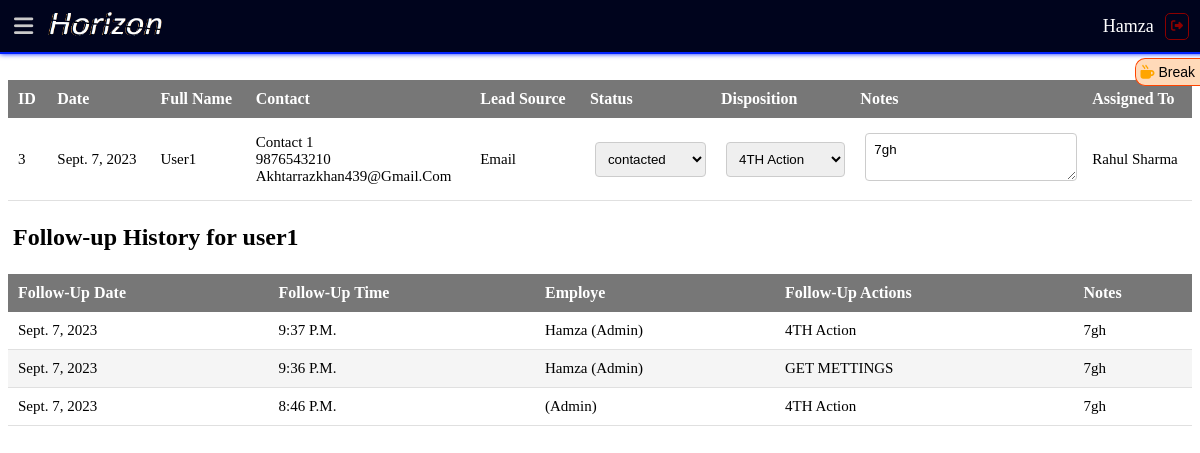
Page /lead_follow_up_history/3/ (signed in) on the committed database.
### realestateapp/models.py (models this page shows, shortened)
class CustomUser(AbstractUser):
    USER_ROLES = [
        (1, "Admin"),
        (2, "Team Leader"),
        (3, "Agent"),
    ]
    role = models.PositiveIntegerField(choices=USER_ROLES, default=1)

class Lead(models.Model):
    LEAD_STATUSES = (
        ('new', 'New'),
        ('contacted', 'Contacted'),
        ('converted', 'Converted'),
        ('lost', 'Lost'),
    )
    SOURCE_CHOICES = (
        ('internet', 'Via Internet'),
        ('email', 'Email Inquiry'),
        ('referral', 'Referral'),
        ('social_media', 'Social Media'),
        ('walk_in', 'Walk-in Customer'),
        ('website', 'Website'),
    )
    date = models.DateField()
    name = models.CharField(max_length=100)
    contact_info = models.ForeignKey(
        Contact, on_delete=models.CASCADE, related_name='lead_contact', null=True, blank=True)
    source = models.CharField(max_length=100, choices=SOURCE_CHOICES)
    status = models.CharField(max_length=20, choices=LEAD_STATUSES)
    details = models.TextField()
    follow_up_actions = models.ForeignKey(
        CustomFollowUp, on_delete=models.SET_NULL, null=True, blank=True)
    assigned_to = models.ForeignKey(
        TeamLeader, on_delete=models.CASCADE, related_name='team_leader_leads', null=True)
    assigned_to_agents = models.ForeignKey(
        Agent, on_delete=models.CASCADE, blank=True, related_name='agent_leads', null=True)
    last_seen_by = models.ForeignKey(
        CustomUser, on_delete=models.CASCADE, related_name='seen_leads', blank=True, null=True)

class Contact(models.Model):
    name = models.CharField(max_length=100, null=True, blank=True)
    email = models.EmailField(null=True, blank=True)
    phone_number = models.CharField(max_length=20, null=True, blank=True)
    address = models.TextField(null=True, blank=True)
    occupation = models.CharField(max_length=100, null=True, blank=True)
    date = models.DateField(null=True, blank=True)
    notes = models.TextField(null=True, blank=True)

class CustomFollowUp(models.Model):
    name = models.CharField(max_length=100)

class TeamLeader(models.Model):
    auth_user = models.OneToOneField(
        CustomUser, on_delete=models.CASCADE, related_name='teamleader')
    username = models.CharField(max_length=150)
    password = models.CharField(max_length=128)
    profile_pic = models.ImageField(upload_to='employ_profile_pic', null=True)
    first_name = models.CharField(max_length=100)
    last_name = models.CharField(max_length=100)
    email = models.EmailField(unique=True)
    phone_number = models.CharField(max_length=20)
    address = models.TextField()
    joining_date = models.DateField()
    remarks = models.TextField(blank=True)
    sales_traget = models.CharField(blank=True,null=True,max_length=255)

class FollowUpHistory(models.Model):
    lead = models.ForeignKey(
        Lead, on_delete=models.CASCADE, related_name='follow_up_history')
    follow_up_date = models.DateField()
    follow_up_time = models.TimeField()
    follow_up_actions = models.ForeignKey(
        CustomFollowUp, on_delete=models.CASCADE)
    notes = models.TextField()
    agent = models.ForeignKey(
        Agent, on_delete=models.SET_NULL, null=True, blank=True)
    team_leader = models.ForeignKey(
        TeamLeader, on_delete=models.SET_NULL, null=True, blank=True)
    admin = models.ForeignKey(
        CustomUser, on_delete=models.SET_NULL, null=True, blank=True)

### realestateapp/views.py (the view)
# urls.py: path('lead_follow_up_history/<int:pk>/', LeadFollowUpHistoryView, name='lead_follow_up_history'),
def LeadFollowUpHistoryView(request, pk):
    lead = get_object_or_404(Lead, id=pk)
    follow_up_history_entries = FollowUpHistory.objects.filter(lead=lead).order_by('-follow_up_date', '-follow_up_time')
    return render(request, 'follow_up_history_list.html', {'lead': lead, 'follow_up_history_entries': follow_up_history_entries})

### template/follow_up_history_list.html (shortened to what this page needs)
{% extends 'base.html' %}
{% block content %}
<br>
<br>
<br>
<br>
<table>
    <thead>
        <tr>
            <th>ID</th>
            <th>Date</th>
            <th>Full Name</th>
            <th>Contact</th>
            <th>Lead Source</th>
            <th>Status</th>
            <th>Disposition</th>
            <th>Notes</th>
            {% if user.role != 3 %}
                <th>Assigned To</th>
            {% endif %}
        </tr>
    </thead>
    <tbody>
          <tr>
              <td>{{ lead.id }}</td>
              <td>{{ lead.date }}</td>
              <td>{{ lead.name }}</td>
              <td>
                  {{ lead.contact_info.name }} <br>
                  {{ lead.contact_info.phone_number }} <br>
                  {{ lead.contact_info.email }}
              </td>
              <td>{{ lead.source }}</td>
              <td>
                <select class="list-page" name="status" id="status-{{ lead.pk }}">
                    <option selected>{{ lead.status }}</option>
                </select>
              </td>
              <td>
                <select class="list-page" name="follow_up_actions" id="follow-up-actions-{{ lead.pk }}">
                    <option selected>{{ lead.follow_up_actions.name }}</option>
                </select>
              </td>
              <td>
                <textarea name="notes" id="notes-{{ lead.pk }}">{{ lead.details }}</textarea>
              </td>
              {% if user.role != 3 %}
                  <td>
                      {% if user.role == 1 %}
                          {{ lead.assigned_to.first_name }} {{ lead.assigned_to.last_name }} <br>
                      {% elif user.role == 2 %}
                          {{ lead.assigned_to_agents.first_name }} {{ lead.assigned_to_agents.last_name }}
                      {% endif %}
                  </td>
              {% endif %}
          </tr>
    </tbody>
</table>
<br>
<h2>Follow-up History for {{ lead.name }}</h2>
<br>
<table>
    <thead>
        <tr>
            <th>Follow-up Date</th>
            <th>Follow-up Time</th>
            <th>Employe</th>
            <th>Follow-up Actions</th>
            <th>Notes</th>
        </tr>
    </thead>
    <tbody>
        {% for follow_up_entry in follow_up_history_entries %}
    <tr>
        <td>{{ follow_up_entry.follow_up_date }}</td>
        <td>{{ follow_up_entry.follow_up_time }}</td>
        <td>
        {% if follow_up_entry.agent %}
            {{ follow_up_entry.agent.first_name }} {{ follow_up_entry.agent.last_name }} (Agent)
        {% elif follow_up_entry.team_leader %}
            {{ follow_up_entry.team_leader.first_name }} {{ follow_up_entry.team_leader.last_name }} (Team Leader)
        {% else %}
            {{ follow_up_entry.admin.username }} (Admin)
        {% endif %}
        </td>
        <td>{{ follow_up_entry.follow_up_actions.name }}</td>
        <td>{{ follow_up_entry.notes }}</td>
    </tr>
    {% endfor %}
    </tbody>
</table>
{% endblock %}

### template/navbar.html (shortened to what this page needs)
{% load static %}
<div class="navbar">
  <div class="nav-left">
    <span id="menu-toggle" aria-label="Toggle Sidebar"><i class="fas fa-bars"></i> </span>
    {% if user.role == 1 %}
    <a href="{% url 'dashboard' %}">
      <img class="navbar-brand" src="{% static 'img/f-logo.png' %}" alt="">
    </a>
    {% elif user.role == 2 %}
    <a href="{% url 'dashboard' %}">
      <img class="navbar-brand" src="{% static 'img/f-logo.png' %}" alt="">
    </a>
    {% elif user.role == 3 %}
    <a href="{% url 'dashboard' %}">
      <img class="navbar-brand" src="{% static 'img/f-logo.png' %}" alt="">
    </a>
    {% endif %}
  </div>
  <div class="nav-right">
    {% if user.is_authenticated %}
    <div id="tea-break">
      <div class="blink">
        <div class="tea-break-icon" onclick="toggleTeaBreak()">
          <i class="fas fa-mug-hot"></i> Break
        </div>
      </div>
    </div>
    {% if user.role == 1 %}
    <p>{{ user.username }}</p>
    {% endif %}
    <a class="sign-out" href="{% url 'user_logout' %}"><i class="fas fa-thin fa-sign-out-alt"></i></a>
    {% endif %}
  </div>
</div>

### realestateapp/static/css/base.css (style rules this page uses)
:root { --color-fade-white: #cacaca; --color-faded-white: #aaaaaa; --color-2-text: #777777; --color-secondary: #FAF1E6; --color-primary: #00041d; --button-color: #0022ff; --received-color: #0022ff88; --sent-color: #0022ff2d; --shade-: #006eff0a; }
table { border-collapse: collapse; width: 100%; text-transform: capitalize; }
table thead th { background-color: var(--color-2-text); color: #ffffff; padding: 10px; text-align: left; width: min-content; }
table tbody td { padding: 10px; border-bottom: 1px solid #e0e0e0; width: min-content; text-align: left; font-size: 15px; }
table tbody tr:nth-child(even) { background-color: #f5f5f5; width: min-content; }
input[type="text"], input[type="email"], input[type="tel"], input[type="number"], input[type="file"], input[type="password"], input[type="date"], input[type="datetime-local"], textarea, select { width: 100%; padding: 8px; border: 1px solid #ccc; border-radius: 4px; box-sizing: border-box; transition: border-color 0.3s ease; margin: 5px !important; font-family: Arial, Helvetica, sans-serif; outline: none; }
textarea { resize: vertical; }
img { width: 50px; height: 50px; border-radius: 50%; }
h2 { margin: 5px !important; }
a { text-decoration: none; }

### realestateapp/static/css/navbar.css (style rules this page uses)
.navbar { display: flex; justify-content: space-between; align-items: center; background-color: #00041d; padding: 10px; position: fixed; top: 0; left: 0; width: 100%; height: 2rem; z-index: 999; border-bottom: 2px solid #0022ff; box-shadow: 0 0 5px #0022ff; }
.nav-left { display: flex; align-items: center; padding: 0; gap: .5rem; }
.fa-bars { font-size: 22px; color: #cacaca; font-weight: bold; padding: 4px; transition: .3s ease-in-out; cursor: pointer; }
.navbar-brand { height: 1.8rem; border-radius: 10px; transition: .3s ease-in-out; width: 120px; }
.nav-right { display: flex; flex-direction: row; justify-content: right; align-items: center; gap: .1rem; margin-right: 1rem; }
.nav-right > p { color: white; font-size: 18px; text-transform: capitalize; }
.sign-out { margin: 15px 5px ; padding: 5px; color: darkred; border: 1px solid darkred; border-radius: 5px; text-decoration: none; font-size: 12px; transition: .3s color ease-in-out; }
#tea-break { position:fixed; display: flex; flex-direction: column; top: 4.5rem; right: -0px; background: #FFDAB9; border: 1px solid #FF4500; border-right: none; border-radius: 10px; border-top-right-radius: 0; border-bottom-right-radius: 0; transform: translateY(-50%); padding:5px; z-index: 9999; transition: right 0.5s; }
.tea-break-icon { cursor: pointer; color: #000000; font-size: 14px !important; font-family: Arial, Helvetica, sans-serif !important; text-transform: capitalize !important; text-align: center; }
.fa-mug-hot { color: orange; }

### rows in the picture
CustomUser: username "Hamza"
Lead: id "3", date "Sept. 7, 2023", name "User1", contact_info.name "Contact 1", contact_info.phone_number "9876543210", contact_info.email "Akhtarrazkhan439@gmail.com", source "Email", status "contacted", follow_up_actions "4TH Action", notes "7gh", assigned_to.first_name "Rahul", assigned_to.last_name "Sharma", name "user1"
FollowUpHistory: follow_up_date "Sept. 7, 2023", follow_up_time "9:37 P.m.", admin.username "Hamza", follow_up_actions.name "4TH Action", notes "7gh"
FollowUpHistory: follow_up_date "Sept. 7, 2023", follow_up_time "9:36 P.m.", admin.username "Hamza", follow_up_actions.name "GET METTINGS", notes "7gh"
FollowUpHistory: follow_up_date "Sept. 7, 2023", follow_up_time "8:46 P.m.", follow_up_actions.name "4TH Action", notes "7gh"
